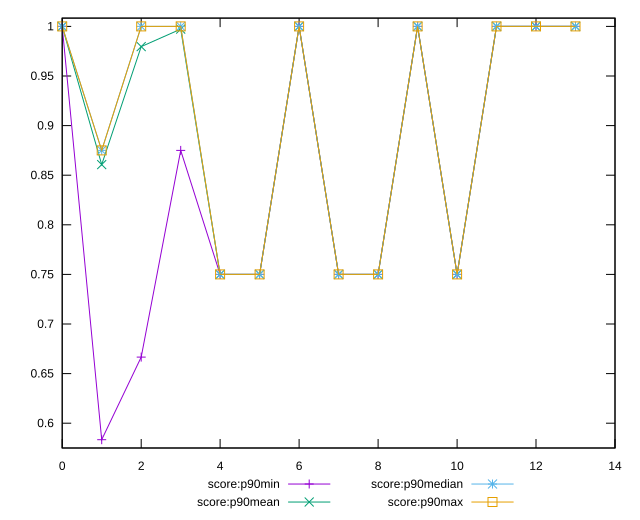

Write gnuplot code to recreate this figure.
reset
set terminal svg size 640, 520 enhanced background rgb 'white'
set output "reprap/unused-css-rules/progression/score.svg"

$scoreP90Min <<EOF
0 1
1 0.5833333333333334
2 0.6666666666666666
3 0.875
4 0.75
5 0.75
6 1
7 0.75
8 0.75
9 1
10 0.75
11 1
12 1
13 1
EOF

$scoreP90Mean <<EOF
0 1
1 0.8606481481481483
2 0.9796296296296295
3 0.9972222222222222
4 0.75
5 0.75
6 1
7 0.75
8 0.75
9 1
10 0.75
11 1
12 1
13 1
EOF

$scoreP90Median <<EOF
0 1
1 0.875
2 1
3 1
4 0.75
5 0.75
6 1
7 0.75
8 0.75
9 1
10 0.75
11 1
12 1
13 1
EOF

$scoreP90Max <<EOF
0 1
1 0.875
2 1
3 1
4 0.75
5 0.75
6 1
7 0.75
8 0.75
9 1
10 0.75
11 1
12 1
13 1
EOF

set key outside below
set yrange [0.5750000000000001:1.0083333333333333]

plot \
  $scoreP90Min title "score:p90min" with linespoints, \
  $scoreP90Mean title "score:p90mean" with linespoints, \
  $scoreP90Median title "score:p90median" with linespoints, \
  $scoreP90Max title "score:p90max" with linespoints, \


reset
